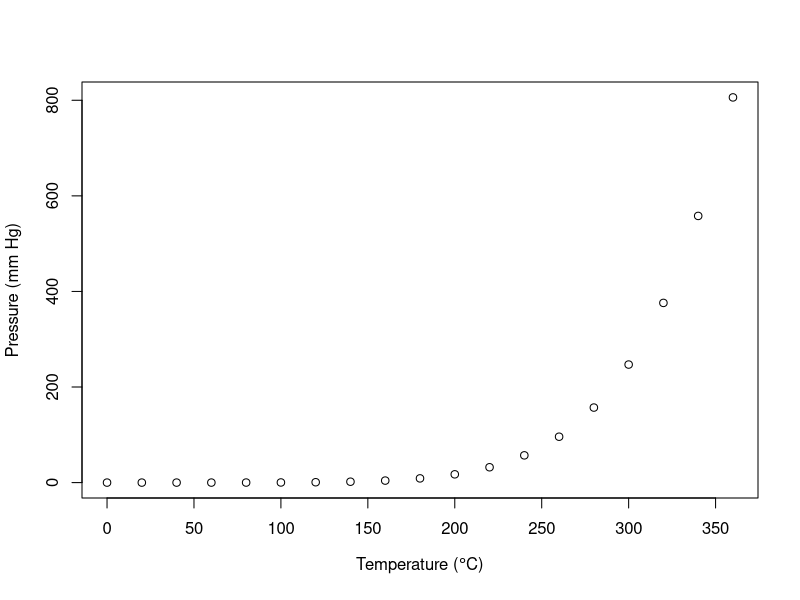

Recreate this plot in R. (Note: this script raises an error after producing the figure.)
## ---- chunk 1
knitr::opts_chunk$set(echo = TRUE)
## ---- chunk 2
knitr::kable(summary(cars), caption="Statistical summary of the data in the built-in data frame cars.")
## ---- chunk 3
plot(pressure, xlab=expression(paste("Temperature (",degree*C,
                                     ")")),
     ylab="Pressure (mm Hg)")
## ---- chunk 4
knitr::include_graphics('adnly.png', dpi=NA)
## ---- chunk 5
knitr::write_bib(c("base", "knitr", "bookdown"), "knitr.bib")
